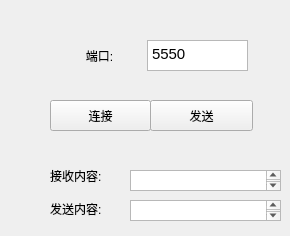
    <widget class="QWidget" name="tab_7">
     <attribute name="title">
      <string>Socket</string>
     </attribute>
     <widget class="QLabel" name="label_input_data">
      <property name="geometry">
       <rect>
        <x>50</x>
        <y>190</y>
        <width>64</width>
        <height>37</height>
       </rect>
      </property>
      <property name="text">
       <string>发送内容:</string>
      </property>
     </widget>
     <widget class="QTextEdit" name="input_textEdit">
      <property name="geometry">
       <rect>
        <x>130</x>
        <y>200</y>
        <width>151</width>
        <height>21</height>
       </rect>
      </property>
     </widget>
     <widget class="QLabel" name="label_receive_data">
      <property name="geometry">
       <rect>
        <x>50</x>
        <y>160</y>
        <width>61</width>
        <height>31</height>
       </rect>
      </property>
      <property name="text">
       <string>接收内容:</string>
      </property>
     </widget>
     <widget class="QTextEdit" name="receive_textEdit">
      <property name="geometry">
       <rect>
        <x>130</x>
        <y>170</y>
        <width>151</width>
        <height>21</height>
       </rect>
      </property>
     </widget>
     <widget class="QLabel" name="label_port">
      <property name="geometry">
       <rect>
        <x>49</x>
        <y>40</y>
        <width>101</width>
        <height>31</height>
       </rect>
      </property>
      <property name="text">
       <string>端口:</string>
      </property>
      <property name="alignment">
       <set>Qt::AlignCenter</set>
      </property>
     </widget>
     <widget class="QTextEdit" name="port_textEdit">
      <property name="geometry">
       <rect>
        <x>147</x>
        <y>40</y>
        <width>101</width>
        <height>31</height>
       </rect>
      </property>
      <property name="html">
       <string>&lt;!DOCTYPE HTML PUBLIC &quot;-//W3C//DTD HTML 4.0//EN&quot; &quot;http://www.w3.org/TR/REC-html40/strict.dtd&quot;&gt;
&lt;html&gt;&lt;head&gt;&lt;meta name=&quot;qrichtext&quot; content=&quot;1&quot; /&gt;&lt;style type=&quot;text/css&quot;&gt;
p, li { white-space: pre-wrap; }
&lt;/style&gt;&lt;/head&gt;&lt;body style=&quot; font-family:'Ubuntu'; font-size:11pt; font-weight:400; font-style:normal;&quot;&gt;
&lt;p style=&quot; margin-top:0px; margin-bottom:0px; margin-left:0px; margin-right:0px; -qt-block-indent:0; text-indent:0px;&quot;&gt;5550&lt;/p&gt;&lt;/body&gt;&lt;/html&gt;</string>
      </property>
     </widget>
     <widget class="QPushButton" name="socketInit">
      <property name="geometry">
       <rect>
        <x>50</x>
        <y>100</y>
        <width>101</width>
        <height>31</height>
       </rect>
      </property>
      <property name="text">
       <string>连接</string>
      </property>
     </widget>
     <widget class="QPushButton" name="socketSendData">
      <property name="geometry">
       <rect>
        <x>150</x>
        <y>100</y>
        <width>103</width>
        <height>31</height>
       </rect>
      </property>
      <property name="text">
       <string>发送</string>
      </property>
     </widget>
    </widget>
